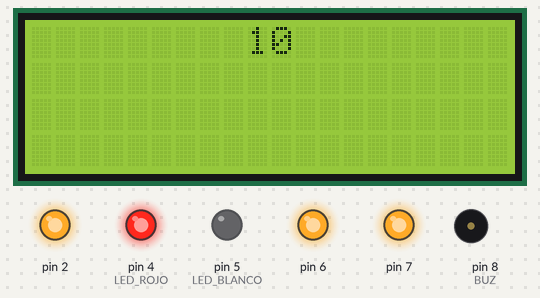
The sketch below on a simulated Arduino Uno, built with avr-gcc and run on an emulated ATmega328P. Parts: 20×4 character LCD, output pins drawn as LEDs (lit = HIGH), buzzer (waves = sounding, pin HIGH).

Above: at 0.1 s.
At 3.1 s:
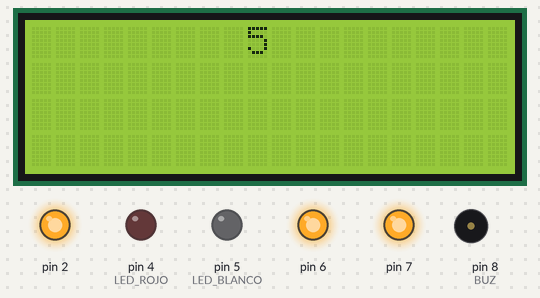
At 6.2 s:
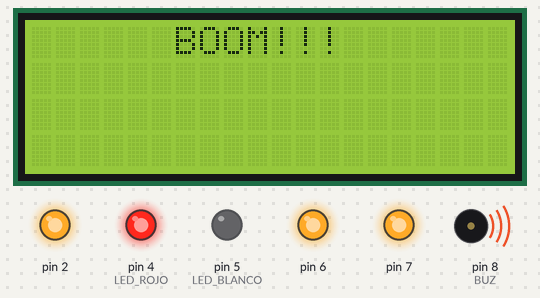
Timing chart, 0 to 9.1 s (numbered marks = the images above):
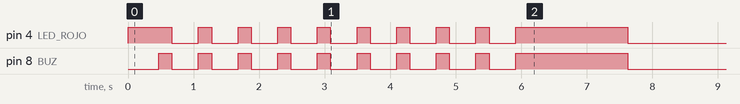

The sketch:

lcd.ino
```cpp
#include <LCD_I2C.h>


LCD_I2C lcd(0x27,20,4);

int i;

#define LED_BLANCO 5
#define LED_ROJO 4
#define BUZ 8


void setup() {
  // put your setup code here, to run once:
  pinMode(LED_ROJO,OUTPUT); // CONFIGURA EL PIN DIGITAL 4 COMO SALIDA
  pinMode(LED_BLANCO,OUTPUT);

  pinMode(BUZ,OUTPUT);

  pinMode(2,OUTPUT);

  pinMode(6,OUTPUT);
  pinMode(7,OUTPUT);

  digitalWrite(LED_ROJO, HIGH);  // CAMBIO EL NIVEL DEL VOLTAJE DEL PIN 4 A HIGH
  digitalWrite(LED_BLANCO, LOW);

  digitalWrite(2, HIGH);
  digitalWrite(6, HIGH);
  digitalWrite(7, HIGH);

  //digitalWrite(BUZ, HIGH);


  lcd.begin();
  lcd.backlight();


  // SECUENCIA ASCENDENTE DEL 0 AL 10
/*
   for (i=0;i<=10;i++)
    {
      lcd.clear();
      lcd.print(i);
      delay(500);
    }
    lcd.clear();
*/

// SECUENCIA DESCENDENTE CON BUZZER DE 10 A 0

  for (i=10;i>0;i--)
   {
    // Posicionamos y mandamos el texto centrado   lcd.setCursor(columnaInicio, fila);

    lcd.setCursor(9,0);
    lcd.print(i);
    delay(200);
    lcd.clear();
    delay(200);
    digitalWrite(BUZ, HIGH);
    digitalWrite(LED_ROJO, HIGH);
    delay(200);
    digitalWrite(BUZ, LOW);
    digitalWrite(LED_ROJO, LOW);


   }

    lcd.setCursor(6,0);
    digitalWrite(BUZ, HIGH);
    digitalWrite(LED_ROJO, HIGH);
    lcd.print("BOOM!!!");
    delay(1500);
    lcd.clear();


   digitalWrite(BUZ, LOW);
    digitalWrite(LED_ROJO, LOW);


}

int j;


void loop()

 { /*
    for (i=0; i<20; i++)
      for (j=0; j<4; j++)
       {
            lcd.setCursor(i,j);
            lcd.print("hola");
            delay(200);
            lcd.clear();
            delay(200);
       }
    */

}
```
